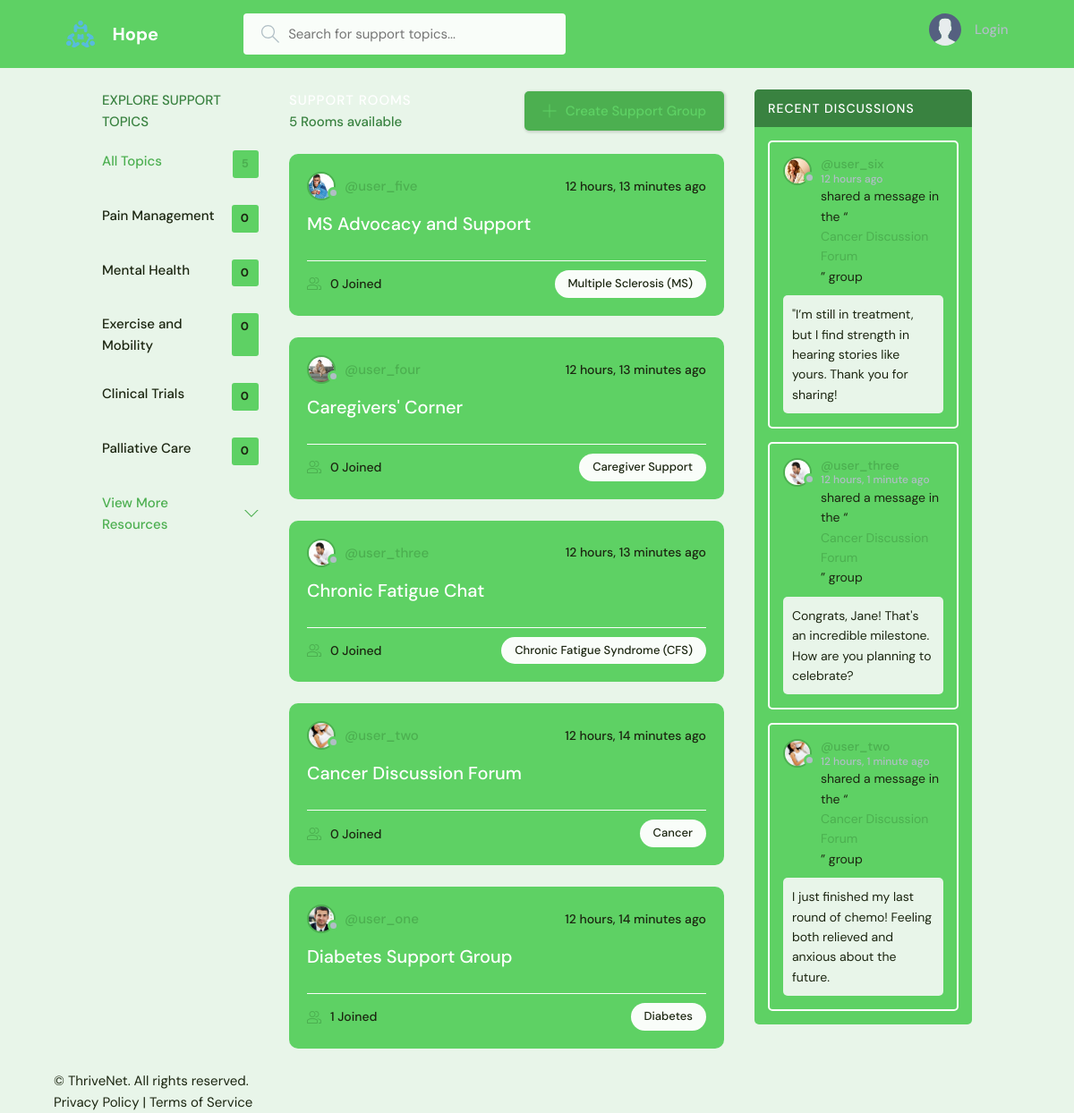
The page / on the database its author committed.
### base/models.py (models this page shows, shortened)
class Topic(models.Model):
    name = models.CharField(max_length=200)  # Name of the topic

class Room(models.Model):
    host = models.ForeignKey(User, on_delete=models.SET_NULL, null=True)  # Room host
    topic = models.ForeignKey(Topic, on_delete=models.SET_NULL, null=True)  # Associated topic
    name = models.CharField(max_length=200)  # Room name
    description = models.TextField(null=True, blank=True)  # Optional room description
    participants = models.ManyToManyField(
        User, related_name='participants', blank=True)  # Participants in the room
    updated = models.DateTimeField(auto_now=True)  # Last updated timestamp
    created = models.DateTimeField(auto_now_add=True)  # Created timestamp
    class Meta:
        ordering = ['-updated', '-created']  # Default ordering of rooms
    def __str__(self):
        return self.name  # Return the room name as the string representation

class User(AbstractUser):
    name = models.CharField(max_length=200, null=True)  # User's full name
    email = models.EmailField(unique=True, null=True)  # Unique email for each user
    bio = models.TextField(null=True)  # Short biography of the user
    avatar = models.ImageField(null=True, default="avatar.svg")  # User's avatar image
    USERNAME_FIELD = 'email'  # Use email as the username field
    REQUIRED_FIELDS = []  # No additional fields required for user creation
    objects = UserManager()  # Set the custom user manager

class Message(models.Model):
    user = models.ForeignKey(User, on_delete=models.CASCADE)  # User who sent the message
    room = models.ForeignKey(Room, on_delete=models.CASCADE)  # Room where the message was sent
    body = models.TextField()  # Content of the message
    updated = models.DateTimeField(auto_now=True)  # Last updated timestamp
    created = models.DateTimeField(auto_now_add=True)  # Created timestamp
    class Meta:
        ordering = ['-updated', '-created']  # Default ordering of messages

### base/views.py (the view)
# urls.py: path('', views.home, name="home"),  # Home page
def home(request):
    search_query = request.GET.get('q') if request.GET.get('q') else ''
    filtered_rooms = Room.objects.filter(
        Q(topic__name__icontains=search_query) |
        Q(name__icontains=search_query) |
        Q(description__icontains=search_query)
    )
    popular_topics = Topic.objects.all()[:5]
    total_rooms = filtered_rooms.count()
    recent_messages = Message.objects.filter(
        Q(room__topic__name__icontains=search_query))[:3]
    context = {
        'rooms': filtered_rooms,
        'topics': popular_topics,
        'room_count': total_rooms,
        'room_messages': recent_messages
    }
    return render(request, 'base/home.html', context)

### base/templates/base/home.html (shortened to what this page needs)
{% extends 'main.html' %}
{% block content %}
<main class="layout layout--3">
  <div class="container">
    {% include 'base/topics_component.html' %}
    <div class="roomList">
      <div class="roomList__header">
        <div>
          <h2>Support Rooms</h2>
          <p>{{room_count}} Rooms available</p>
        </div>
        <a class="btn btn--main" href="{% url 'create-room' %}">
          <svg version="1.1" xmlns="http://www.w3.org/2000/svg" width="32" height="32" viewBox="0 0 32 32">
            <title>add</title>
            <path
              d="M16.943 0.943h-1.885v14.115h-14.115v1.885h14.115v14.115h1.885v-14.115h14.115v-1.885h-14.115v-14.115z">
            </path>
          </svg>
          Create Support Group
        </a>
      </div>
      {% include 'base/feed_component.html' %}
    </div>
    {% include 'base/activity_component.html' %}
  </div>
</main>
{% endblock %}

### base/templates/base/topics_component.html
<div class="topics">
    <div class="topics__header">
        <h2>Explore Support Topics</h2>
    </div>
    <ul class="topics__list">
        <li>
            <a href="{% url 'home' %}" class="active">All Topics <span>{{topics.count}}</span></a>
        </li>
        {% for topic in topics %}
        <li>
            <a href="{% url 'home' %}?q={{topic.name}}">{{topic.name}} <span>{{topic.room_set.all.count}}</span></a>
        </li>
        {% endfor %}
    </ul>
    <a class="btn btn--link" href="{% url 'topics' %}">
        View More Resources
        <svg version="1.1" xmlns="http://www.w3.org/2000/svg" width="32" height="32" viewBox="0 0 32 32">
            <title>chevron-down</title>
            <path d="M16 21l-13-13h-3l16 16 16-16h-3l-13 13z"></path>
        </svg>
    </a>
</div>

### base/templates/base/feed_component.html (shortened to what this page needs)
{% for room in rooms %}
<div class="roomListRoom">
    <div class="roomListRoom__header">
        <a href="{% url 'user-profile' room.host.id %}" class="roomListRoom__author">
            <div class="avatar avatar--small">
                <img src="{{room.host.avatar.url}}" alt="{{room.host.username}}'s avatar" loading="lazy" />
            </div>
            <span>@{{room.host.username}}</span>
        </a>
        <div class="roomListRoom__actions">
            <span>{{room.created|timesince}} ago</span>
        </div>
    </div>
    <div class="roomListRoom__content">
        <a href="{% url 'room' room.id %}">{{room.name}}</a>
    </div>
    <div class="roomListRoom__meta">
        <a href="{% url 'room' room.id %}" class="roomListRoom__joined">
            {{room.participants.all.count}} Joined
        </a>
        <p class="roomListRoom__topic">{{room.topic.name}}</p>
    </div>
</div>
{% endfor %}

### base/templates/base/activity_component.html (shortened to what this page needs)
<div class="activities">
    <div class="activities__header">
        <h2>Recent Discussions</h2>
    </div>
    {% for message in room_messages %}
    <div class="activities__box">
        <div class="activities__boxHeader roomListRoom__header">
            <a href="{% url 'user-profile' message.user.id %}" class="roomListRoom__author">
                <div class="avatar avatar--small">
                    <img src="{{message.user.avatar.url}}" />
                </div>
                <p>
                    @{{message.user.username}}
                    <span>{{message.created|timesince}} ago</span>
                </p>
            </a>
        </div>
        <div class="activities__boxContent">
            <p>shared a message in the “<a href="{% url 'room' message.room.id %}">{{message.room}}</a>” group</p>
            <div class="activities__boxRoomContent">{{message.body}}</div>
        </div>
    </div>
    {% endfor %}
</div>

### rows shown on the page
Topic: name "Pain Management", room_set.all.count "0"
Topic: name "Mental Health", room_set.all.count "0"
Topic: name "Exercise and Mobility", room_set.all.count "0"
Topic: name "Clinical Trials", room_set.all.count "0"
Topic: name "Palliative Care", room_set.all.count "0"
Room: host.avatar (picture), host.username "user_five", created "12 hours, 13 minutes", name "MS Advocacy and Support", participants.all.count "0", topic.name "Multiple Sclerosis (MS)"
Room: host.avatar (picture), host.username "user_four", created "12 hours, 13 minutes", name "Caregivers' Corner", participants.all.count "0", topic.name "Caregiver Support"
Room: host.avatar (picture), host.username "user_three", created "12 hours, 13 minutes", name "Chronic Fatigue Chat", participants.all.count "0", topic.name "Chronic Fatigue Syndrome (CFS)"
Room: host.avatar (picture), host.username "user_two", created "12 hours, 14 minutes", name "Cancer Discussion Forum", participants.all.count "0", topic.name "Cancer"
Room: host.avatar (picture), host.username "user_one", created "12 hours, 14 minutes", name "Diabetes Support Group", participants.all.count "1", topic.name "Diabetes"
Message: user.avatar (picture), user.username "user_six", created "12 hours", room "Cancer Discussion Forum", body "\"I’m still in treatment, but I find strength in hearing stories like yours. Thank you for sharing!"
Message: user.avatar (picture), user.username "user_three", created "12 hours, 1 minute", room "Cancer Discussion Forum", body "Congrats, Jane! That's an incredible milestone. How are you planning to celebrate?"
Message: user.avatar (picture), user.username "user_two", created "12 hours, 1 minute", room "Cancer Discussion Forum", body "I just finished my last round of chemo! Feeling both relieved and anxious about the future."

### other values the page prints
{{ topics.count }} "5"
{{ room_count }} "5"
